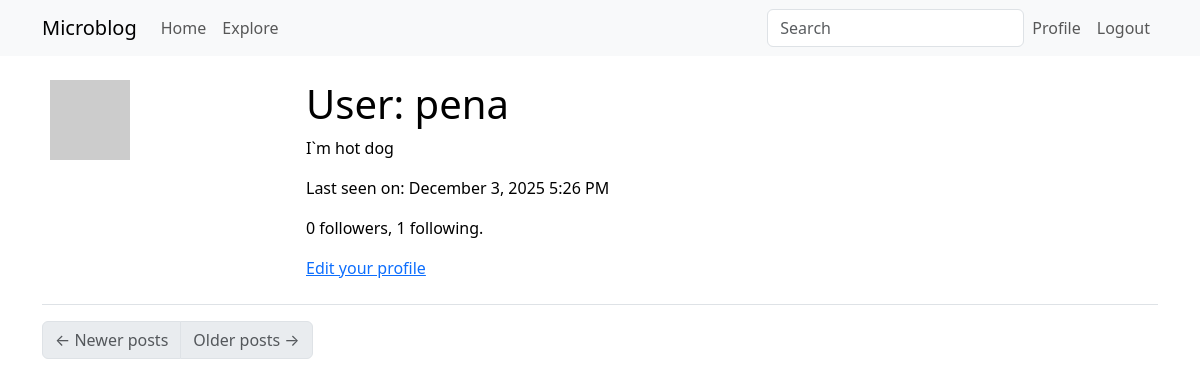
Before: /user/pena (signed in) with the older database file.
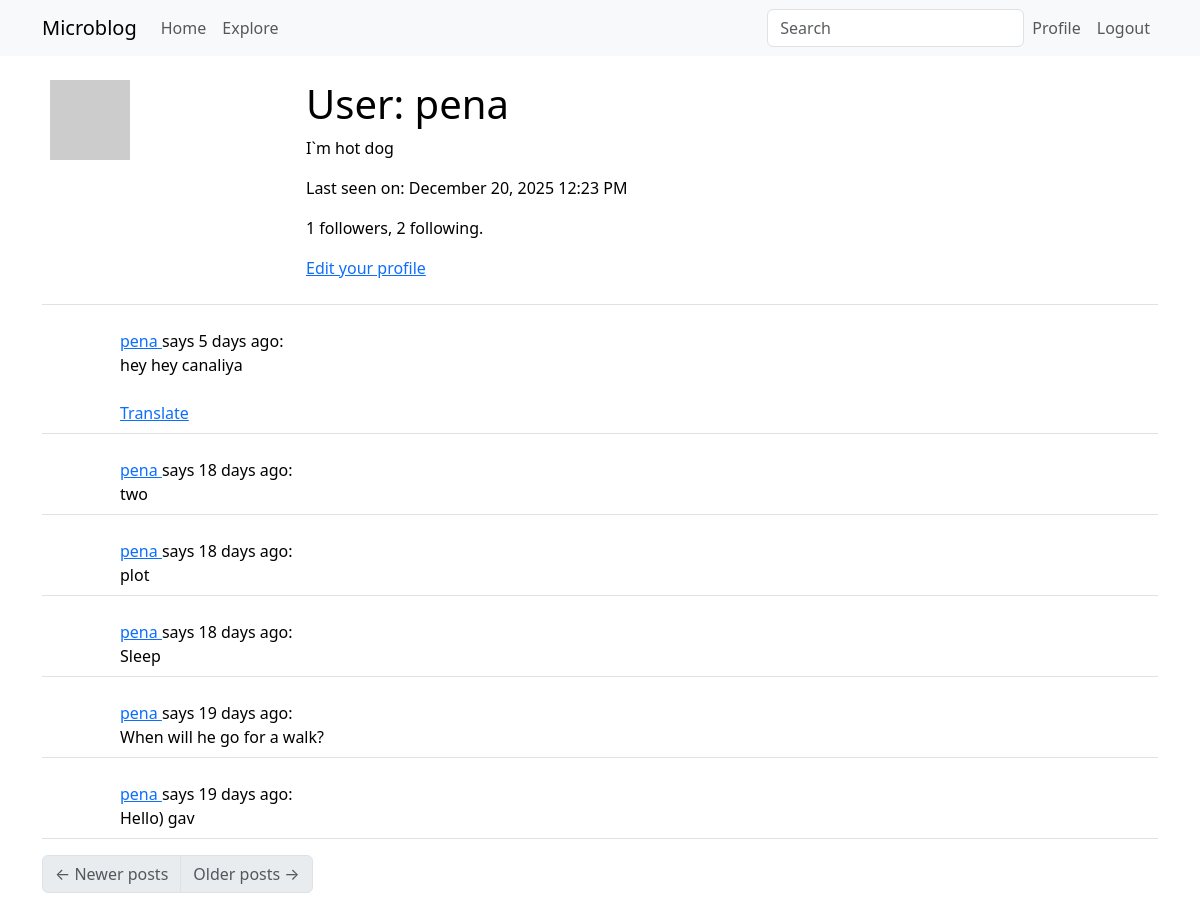
After: the same page with the newer database file.
### app/models.py (models this page shows, shortened)
class User(UserMixin, db.Model):
    id: so.Mapped[int] = so.mapped_column(primary_key=True)
    username: so.Mapped[str] = so.mapped_column(
        sa.String(64),
        index=True,
        unique=True,
    )
    email: so.Mapped[str] = so.mapped_column(
        sa.String(120),
        index=True,
        unique=True,
    )
    password_hash: so.Mapped[Optional[str]] = so.mapped_column(sa.String(260))
    about_me: so.Mapped[Optional[str]] = so.mapped_column(sa.String(200))
    last_seen: so.Mapped[Optional[datetime]] = so.mapped_column(
        default=lambda: datetime.now(timezone.utc)
    )
    posts: so.WriteOnlyMapped["Post"] = so.relationship(back_populates="author")
    following: so.WriteOnlyMapped["User"] = so.relationship(
        secondary=followers,
        primaryjoin=(followers.c.follower_id == id),
        secondaryjoin=(followers.c.followed_id == id),
        back_populates="followers",
    )
    followers: so.WriteOnlyMapped["User"] = so.relationship(
        secondary=followers,
        primaryjoin=(followers.c.followed_id == id),
        secondaryjoin=(followers.c.follower_id == id),
        back_populates="following",
    )
    def avatar(self, size):
        digest = md5(self.email.lower().encode("utf-8")).hexdigest()
        return f"https://www.gravatar.com/avatar/{digest}?d=identicon&s={size}"
    def followers_count(self):
        query = sa.select(sa.func.count()).select_from(self.followers.select().subquery())
        return db.session.scalar(query)
    def following_count(self):
        query = sa.select(sa.func.count()).select_from(self.following.select().subquery())
        return db.session.scalar(query)

class SearchableMixin(object):
    @classmethod
    def before_commit(cls, session):
        session._changes = {
            "add": list(session.new),
            "update": list(session.dirty),
            "delete": list(session.deleted),
        }
    @classmethod
    def after_commit(cls, session):
        for obj in session._changes["add"]:
            if isinstance(obj, SearchableMixin):
                add_to_index(obj.__tablename__, obj)
        for obj in session._changes["update"]:
            if isinstance(obj, SearchableMixin):
                add_to_index(obj.__tablename__, obj)
        for obj in session._changes["delete"]:
            if isinstance(obj, SearchableMixin):
                remove_from_index(obj.__tablename__, obj)
        session._changes = None

class Post(SearchableMixin, db.Model):
    __searchable__ = ["body"]
    id: so.Mapped[int] = so.mapped_column(primary_key=True)
    body: so.Mapped[str] = so.mapped_column(sa.String(200))
    timestamp: so.Mapped[datetime] = so.mapped_column(
        index=True,
        default=lambda: datetime.now(timezone.utc),
    )
    language: so.Mapped[Optional[str]] = so.mapped_column(sa.String(5))
    user_id: so.Mapped[int] = so.mapped_column(sa.ForeignKey(User.id), index=True)
    author: so.Mapped[User] = so.relationship(back_populates="posts")

### app/main/routes.py (the view)
@bp.route("/user/<username>")
@login_required
def user(username):
    user = db.first_or_404(sa.select(User).where(User.username == username))
    page = request.args.get("page", 1, type=int)
    query = user.posts.select().order_by(Post.timestamp.desc())
    posts = db.paginate(
        query,
        page=page,
        per_page=current_app.config["POSTS_PER_PAGE"],
        error_out=False,
    )
    next_url = (
        url_for(
            "main.user",
            username=user.username,
            page=posts.next_num,
        )
        if posts.has_next
        else None
    )
    prev_url = (
        url_for(
            "main.user",
            username=user.username,
            page=posts.prev_num,
        )
        if posts.has_prev
        else None
    )
    form = EmptyForm()
    return render_template(
        "user.html",
        user=user,
        posts=posts.items,
        next_url=next_url,
        prev_url=prev_url,
        form=form,
    )

### app/main/forms.py
class SearchForm(FlaskForm):
    q = StringField("Search", validators=[DataRequired()])
    def __init__(self, *args, **kwargs):
        if "formdata" not in kwargs:
            kwargs["formdata"] = request.args
        if "meta" not in kwargs:
            kwargs["meta"] = {"csrf": False}
        super().__init__(*args, **kwargs)

class EmptyForm(FlaskForm):
    submit = SubmitField("Submit")

### app/__init__.py (called while the page is built)
def get_locale():
    return request.accept_languages.best_match(current_app.config["LANGUAGES"])

### app/main/routes.py (called while the page is built)
@bp.before_request
def before_request():
    if current_user.is_authenticated:
        current_user.last_seen = datetime.now(timezone.utc)
        db.session.commit()
        g.search_form = SearchForm()
    g.locale = str(get_locale())

### app/models.py (called while the page is built)
@login.user_loader
def load_user(id: str | int) -> "User":
    return db.session.get(User, int(id))

### app/templates/user.html (shortened to what this page needs)
{% extends "base.html" %} {% block content %}
<table class="table table-hover">
  <tr>
    <td width="256px"><img src="{{ user.avatar(256) }}" /></td>
    <td>
      <h1>User: {{ user.username }}</h1>
      {% if user.about_me %}
      <p>{{ user.about_me }}</p>
      {% endif %} {% if user.last_seen %}
      <p>Last seen on: {{ moment(user.last_seen).format('LLL') }}</p>
      {% endif %}
      <p>
        {{ user.followers_count() }} followers, {{ user.following_count() }}
        following.
      </p>
      {% if user == current_user %}
      <p><a href="{{ url_for('main.edit_profile') }}">Edit your profile</a></p>
      {% endif %}
    </td>
  </tr>
</table>
{% for post in posts %} {% include '_post.html' %} {% endfor %}
<nav aria-label="Post navigation">
  <ul class="pagination">
    <li class="page-item{% if not prev_url %} disabled{% endif %}">
      <a class="page-link" href="{{ prev_url }}">
        <span aria-hidden="true">&larr;</span> Newer posts
      </a>
    </li>
    <li class="page-item{% if not next_url %} disabled{% endif %}">
      <a class="page-link" href="{{ next_url }}">
        Older posts <span aria-hidden="true">&rarr;</span>
      </a>
    </li>
  </ul>
</nav>
{% endblock %}

### app/templates/base.html (shortened to what this page needs)
<!DOCTYPE html>
<html lang="en">
<head>
  <link href="https://cdn.jsdelivr.net/npm/bootstrap@5.3.2/dist/css/bootstrap.min.css" rel="stylesheet"
 />
</head>
<body>
  <nav class="navbar navbar-expand-lg bg-body-tertiary">
    <div class="container">
      <a class="navbar-brand" href="{{ url_for('main.index') }}">Microblog</a>
      <div class="collapse navbar-collapse" id="navbarSupportedContent">
        <ul class="navbar-nav me-auto mb-2 mb-lg-0">
          <li class="nav-item">
            <a class="nav-link" aria-current="page" href="{{ url_for('main.index') }}">Home</a>
          </li>
          <li class="nav-item">
            <a class="nav-link" aria-current="page" href="{{ url_for('main.explore') }}">Explore</a>
          </li>
        </ul>
        {% if g.search_form %}
        <form class="navbar-form navbar-left" method="get" action="{{ url_for('main.search') }}">
          <div class="form-group">
            {{ g.search_form.q(size=20, class='form-control',
            placeholder=g.search_form.q.label.text) }}
          </div>
        </form>
        {% endif %}
        <ul class="navbar-nav mb-2 mb-lg-0">
          {% if current_user.is_anonymous %}
          <li class="nav-item">
            <a class="nav-link" aria-current="page" href="{{ url_for('auth.login') }}">Login</a>
          </li>
          {% else %}
          <li class="nav-item">
            <a class="nav-link" aria-current="page"
              href="{{ url_for('main.user', username=current_user.username) }}">Profile</a>
          </li>
          <li class="nav-item">
            <a class="nav-link" aria-current="page" href="{{ url_for('auth.logout') }}">Logout</a>
          </li>
          {% endif %}
        </ul>
      </div>
    </div>
  </nav>
  <div class="container mt-3">
     {% block content %}{% endblock %}
  </div>
</body>
</html>

### app/templates/_post.html (shortened to what this page needs)
<table class="table table-hover">
  <tr>
    <td width="70px">
    </td>
    <td>
      <a href="{{ url_for('main.user', username=post.author.username) }}">
        {{ post.author.username }}
      </a>
      says {{ moment(post.timestamp).fromNow() }}:
      <br />
      <span id="post{{post.id}}">{{ post.body }}</span>
      {% if post.language and post.language != g.locale %}
      <br /><br />
      <span id="translation{{post.id}}">
        <a href="javascript:translate('post{{post.id}}', 'translation{{post.id}}');">
          Translate
        </a>
      </span>
      {% endif %}
    </td>
  </tr>
</table>

Changed rows visible on the page:
changed User "pena": last_seen "December 3, 2025 5:26 PM" → "December 20, 2025 12:23 PM"
added Post: author.username "pena", timestamp "5 days ago", body "hey hey canaliya"
added Post: author.username "pena", timestamp "18 days ago", body "two"
added Post: author.username "pena", timestamp "18 days ago", body "plot"
added Post: author.username "pena", timestamp "18 days ago", body "Sleep"
added Post: author.username "pena", timestamp "19 days ago", body "When will he go for a walk?"
added Post: author.username "pena", timestamp "19 days ago", body "Hello) gav"
Other visible differences:
{{ user.followers_count() }}: "0" → "1"
{{ user.following_count() }}: "1" → "2"
